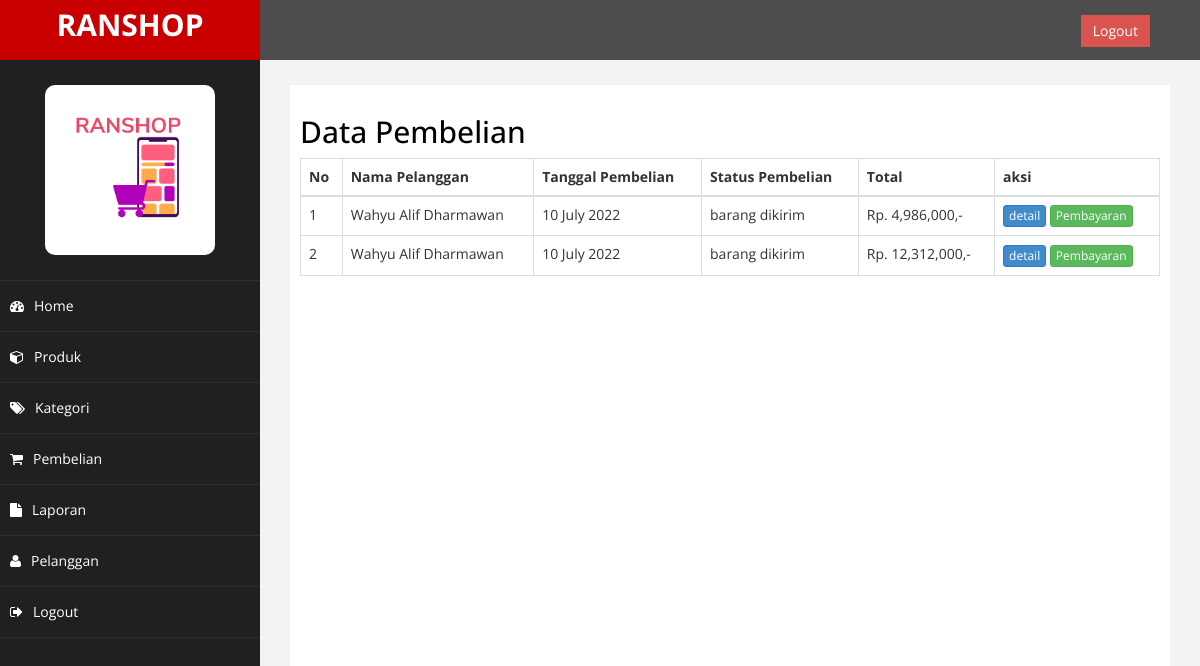
Screenshot of /admin/index.php?halaman=pembelian (signed in) with the database file from the repository.
### tables this page shows
CREATE TABLE `pembelian` (
  `id_pembelian` int(11) NOT NULL,
  `id_pelanggan` int(11) NOT NULL,
  `tanggal_pembelian` date NOT NULL,
  `total_pembelian` int(11) NOT NULL,
  `alamat_pengiriman` text NOT NULL,
  `status_pembelian` varchar(100) NOT NULL DEFAULT 'pending',
  `resi_pengiriman` varchar(50) NOT NULL,
  `totalberat` int(11) NOT NULL,
  `provinsi` varchar(255) NOT NULL,
  `distrik` varchar(255) NOT NULL,
  `tipe` varchar(255) NOT NULL,
  `kodepos` varchar(255) NOT NULL,
  `ekspedisi` varchar(255) NOT NULL,
  `paket` varchar(255) NOT NULL,
  `ongkir` int(11) NOT NULL,
  `estimasi` varchar(255) NOT NULL
);

CREATE TABLE `pelanggan` (
  `id_pelanggan` int(11) NOT NULL,
  `email_pelanggan` varchar(100) NOT NULL,
  `password_pelanggan` varchar(50) NOT NULL,
  `nama_pelanggan` varchar(100) NOT NULL,
  `telepon_pelanggan` varchar(100) NOT NULL,
  `alamat_pelanggan` text NOT NULL
);

### admin/pembelian.php (the view)
<h2 style="color:black">Data Pembelian</h2>
<table class="table table-bordered">
	<thead>
		<tr>
		<th>No</th>
		<th>Nama Pelanggan</th>
		<th>Tanggal Pembelian</th>
		<th>Status Pembelian</th>
		<th>Total</th>
		<th>aksi</th>
		</tr>
	</thead>
	<tbody>
		<?php $no=1; ?>
		<?php $ambil = $koneksi->query("SELECT * FROM pembelian JOIN pelanggan ON pembelian.id_pelanggan = pelanggan.id_pelanggan"); ?>
		<?php while($pecah = $ambil->fetch_assoc()): ?>
		<tr>
			<td><?= $no; ?></td>
			<td><?= $pecah["nama_pelanggan"]; ?></td>
			<td><?= date("d F Y", strtotime($pecah["tanggal_pembelian"])); ?></td>
			<td><?= $pecah["status_pembelian"]; ?></td>
			<td>Rp. <?= number_format($pecah["total_pembelian"]); ?>,-</td>
			<td>
				<a href="index.php?halaman=detail&id=<?= $pecah["id_pembelian"]; ?>" class="btn btn-primary btn-xs">detail</a>
				<?php if($pecah['status_pembelian'] != 'pending'): ?>
					<a href="index.php?halaman=pembayaran&id=<?= $pecah['id_pembelian']; ?>" class="btn btn-success btn-xs">Pembayaran</a>
				<?php endif; ?>
			</td>
		</tr>
		<?php $no++; ?>
		<?php endwhile; ?>
	</tbody>
</table>

### admin/assets/css/custom.css (style rules this page uses)
body { font-family: 'Open Sans', sans-serif; }
h2 { color: #f00; }

### rows the page displays
pembelian: id_pelanggan.nama_pelanggan "Wahyu Alif Dharmawan", tanggal_pembelian "10 July 2022", status_pembelian "barang dikirim", total_pembelian "4,986,000"
pembelian: id_pelanggan.nama_pelanggan "Wahyu Alif Dharmawan", tanggal_pembelian "10 July 2022", status_pembelian "barang dikirim", total_pembelian "12,312,000"
